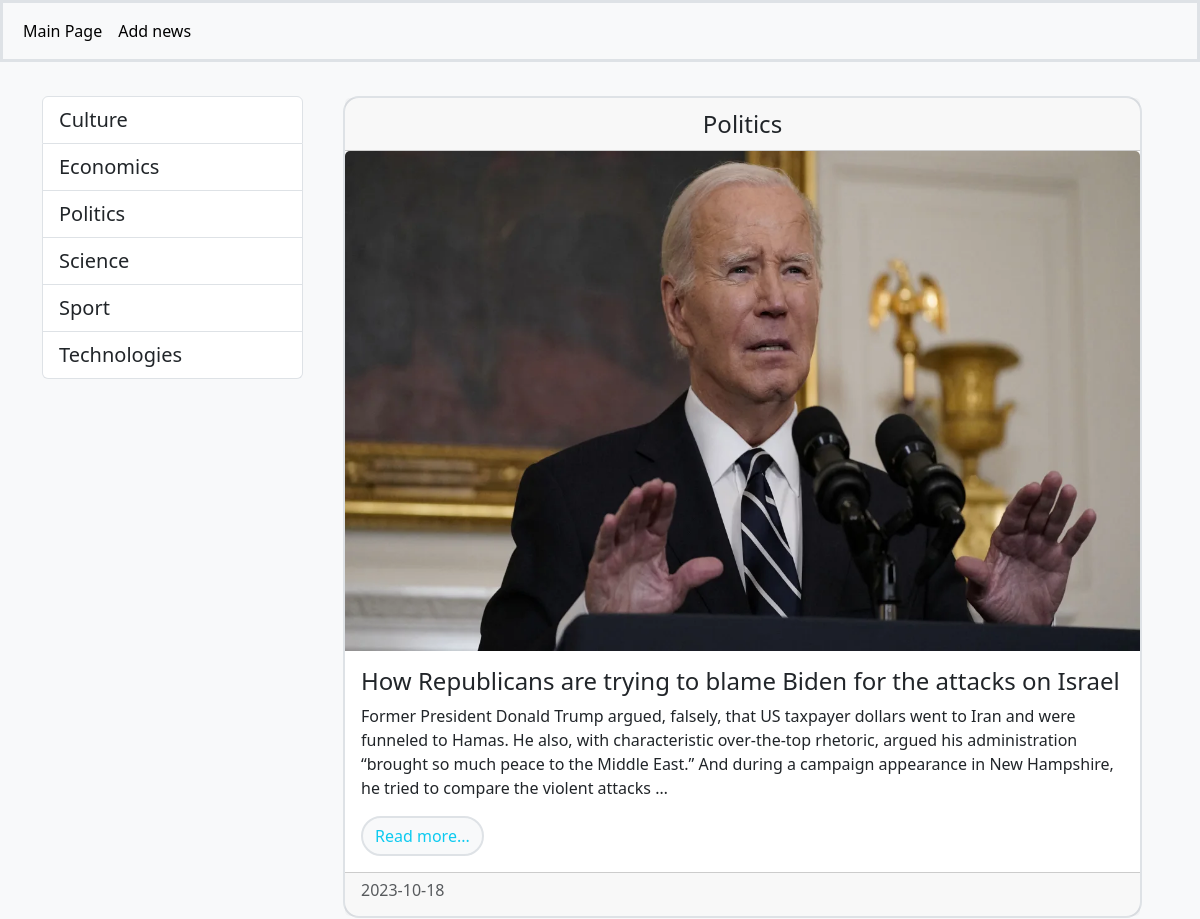
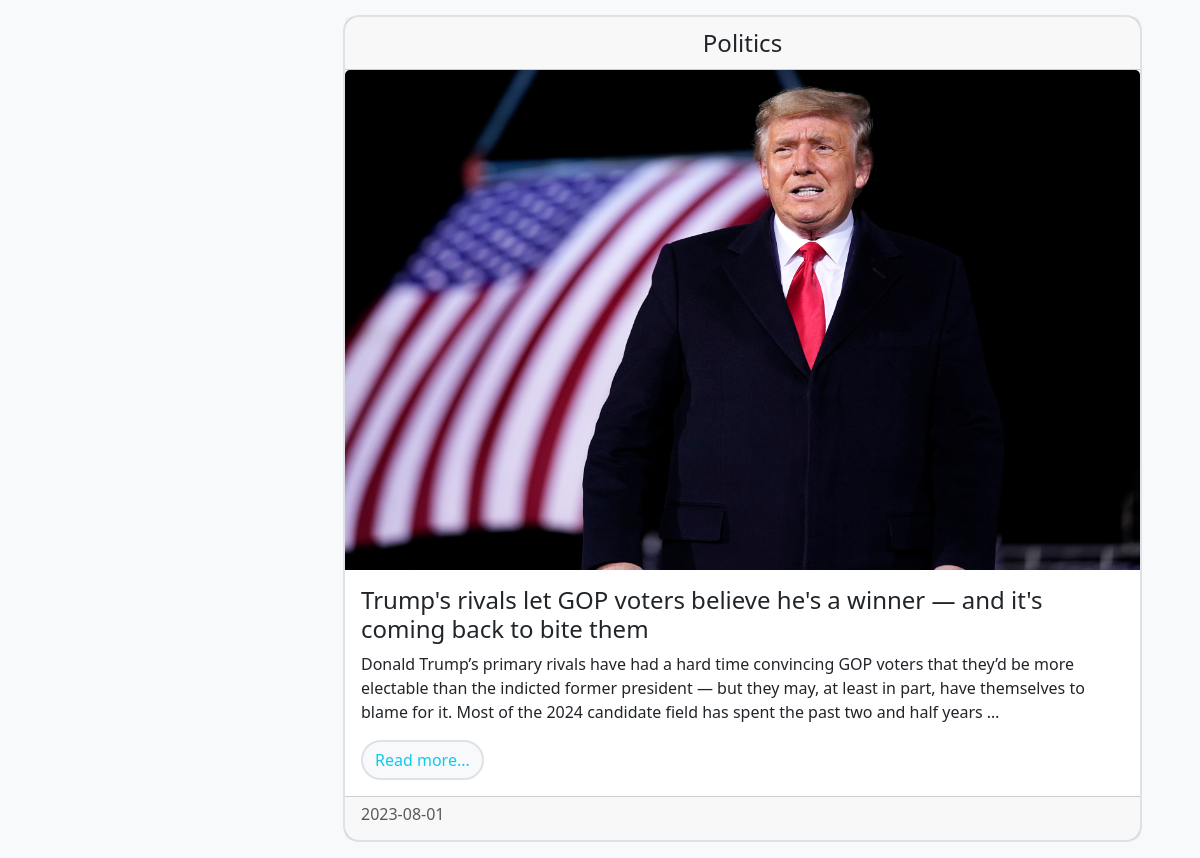
The app's page /category/4/ with its own data (2 pictures, top to bottom).
### news/models.py (models this page shows, shortened)
class Category(models.Model):
    title = models.CharField(max_length=100, db_index=True)
    class Meta:
        verbose_name = 'category'
        verbose_name_plural = 'categories'
    def get_absolute_url(self):
       return reverse('category', kwargs={'category_id': self.pk})
    def __str__(self):
        return self.title

class News(models.Model):
    title = models.CharField(max_length=150)
    content = models.TextField()
    created_at = models.DateField(auto_now_add=True)
    updated_at = models.DateField(auto_now=True)
    photo = models.ImageField(upload_to='photos/%Y/%m/%d/', blank=True)
    is_published = models.BooleanField(default=True)
    category = models.ForeignKey('Category', on_delete=models.PROTECT, null=True)
    def get_absolute_url(self):
       return reverse('view_single_news', kwargs={'pk': self.pk})
    class Meta:
        verbose_name = 'news'
        verbose_name_plural = 'news'

### news/views.py (the view)
# urls.py: path('category/<int:category_id>/', NewsCategory.as_view(), name='category'),
class NewsCategory(ListView):
    model = News
    template_name = 'news/category.html'
    context_object_name = 'news'
    allow_empty = False
    def get_context_data(self, *, object_list=None, **kwargs):
        context = super().get_context_data(**kwargs)
        context['title'] = Category.objects.get(pk=self.kwargs['category_id'])
        return context
    def get_queryset(self):
        return News.objects.filter(category_id=self.kwargs['category_id'], is_published=True).order_by("-pk")

### news/templatetags/news_tags.py (called while the page is built)
@register.simple_tag()
def get_categories():
    return Category.objects.all()

### news/templates/news/category.html (shortened to what this page needs)
{%extends 'base.html' %}
{% block sidebar%}{%include 'inc/_sidebar.html' %}{% endblock %}
{% block content%}
    {% for item in news%}
    <div class="card m-3 text-dark border border-2 rounded-4">
        <div class="card-header" align="center"><span class="text-dark fs-4">{{item.category|title}}</span></div>
        {% if item.photo%}
        <img src="{{ item.photo.url }}" class="card-img-top" alt="image" height="500">
        {%endif%}
        <div class="card-body">
            <h4 class="card-title">{{item.title}}</h4>
            <p class="card-text">{{item.content|truncatewords:50}}</p>
            <a href="{{item.get_absolute_url}}" class="btn btn-primary bg-light text-info border border-2  rounded-pill">Read more...</a>
        </div>
        <div class="card-footer text-muted"><h6>{{item.created_at|date:"Y-m-d"}}</h6></div>
    </div>
    {% endfor %}
{% endblock %}

### templates/inc/_sidebar.html
{% load news_tags%}
<ul class="list-group mt-3 ">
    {% get_categories as categories%}
    {% for item in categories|dictsort:'title'%}
    <li class="list-group-item"><a class="text-dark text-decoration-none fs-5" href="{{item.get_absolute_url}}">{{item.title|title}}</a>
    </li>
    {% endfor %}
</ul>

### records on screen
Category: title "Culture"
Category: title "Economics"
Category: title "Politics"
Category: title "Science"
Category: title "Sport"
Category: title "Technologies"
News: category "Politics", photo (picture), title "How Republicans are trying to blame Biden for the attacks on Israel", content "Former President Donald Trump argued, falsely, that US taxpayer dollars went to Iran and were funneled to Hamas. He also, with characteristic over-the-top rhetoric, argued his administration “brought so much peace to the Middle East.” And during a campaign appearance in New Hampshire, he tried to compare the violent attacks …", created_at "2023-10-18"
News: category "Politics", photo (picture), title "Trump's rivals let GOP voters believe he's a winner — and it's coming back to bite them", content "Donald Trump’s primary rivals have had a hard time convincing GOP voters that they’d be more electable than the indicted former president — but they may, at least in part, have themselves to blame for it. Most of the 2024 candidate field has spent the past two and half years …", created_at "2023-08-01"
